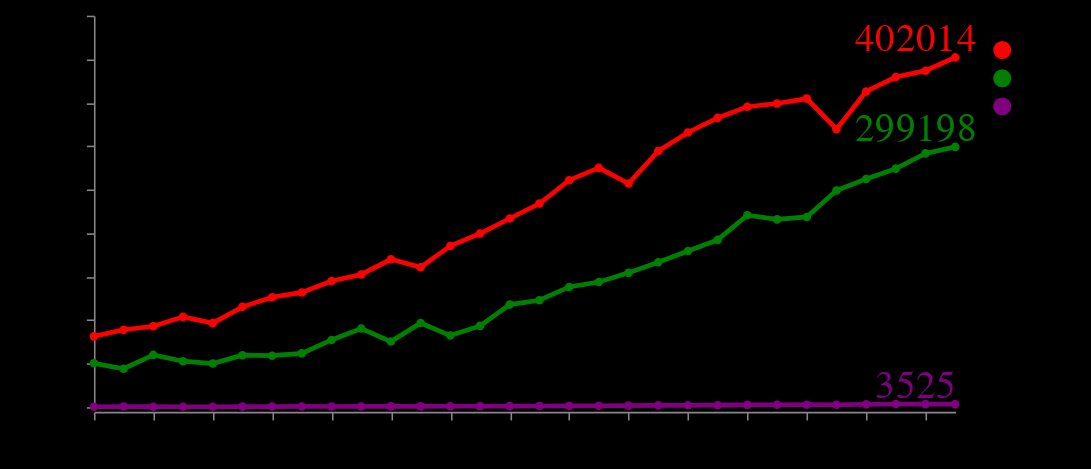

The cell this chart's notebook holds for it:
### Code cell
hover = alt.selection_single(on='mouseover')
scale = alt.Scale(domain=['Confirmed', 'Recovered', 'Deceased'],
                  range=['red', 'green', 'purple'])
line = alt.Chart(latest_30_df).mark_line(point=True, strokeWidth=3).encode(
    x=alt.X('Date:T', axis=alt.Axis(offset=3)),
    y='Count:Q',color=alt.Color('Cases:N',scale=scale),
    opacity=alt.condition(hover, alt.value(1.0), alt.value(0.5))
).properties(width=550,height=250,selection=hover)
text = alt.Chart(latest_30_df.query("Date == Date.max()")).mark_text(
    dx=-25,dy=-12, fontSize=25).encode(x='Date:T',
                                       y='Count:Q',
                                       text='Count:Q',color=alt.Color('Cases:N',scale=scale))
alt.layer(line,text,data = latest_30_df).configure(background='black').configure_axis(grid=False).configure_view(strokeWidth=0)

### Figure 1 — Vega-Lite specification as saved in the notebook (floating-point values rounded to 4 significant figures)
{"usermeta": {"embedOptions": {"theme": "dark"}}, "config": {"view": {"continuousWidth": 400, "continuousHeight": 300, "strokeWidth": 0}, "axis": {"grid": false}, "background": "black"}, "layer": [{"data": {"name": "data-419eb602e430b322c1a767a226438998"}, "mark": {"type": "line", "point": true, "strokeWidth": 3}, "encoding": {"color": {"type": "nominal", "field": "Cases", "scale": {"domain": ["Confirmed", "Recovered", "Deceased"], "range": ["red", "green", "purple"]}}, "opacity": {"condition": {"value": 1.0, "selection": "selector001"}, "value": 0.5}, "x": {"type": "temporal", "axis": {"offset": 3}, "field": "Date"}, "y": {"type": "quantitative", "field": "Count"}}, "height": 250, "selection": {"selector001": {"type": "single", "on": "mouseover"}}, "width": 550}, {"data": {"name": "data-0976897e996e4be08ab34c37eb294235"}, "mark": {"type": "text", "dx": -25, "dy": -12, "fontSize": 25}, "encoding": {"color": {"type": "nominal", "field": "Cases", "scale": {"domain": ["Confirmed", "Recovered", "Deceased"], "range": ["red", "green", "purple"]}}, "text": {"type": "quantitative", "field": "Count"}, "x": {"type": "temporal", "field": "Date"}, "y": {"type": "quantitative", "field": "Count"}}}], "data": {"name": "data-419eb602e430b322c1a767a226438998"}, "$schema": "https://vega.github.io/schema/vega-lite/v4.8.1.json", "datasets": {"data-419eb602e430b322c1a767a226438998": [{"Date": "2021-04-01T00:00:00", "Cases": "Confirmed", "Count": 81398}, {"Date": "2021-04-02T00:00:00", "Cases": "Confirmed", "Count": 89023}, {"Date": "2021-04-03T00:00:00", "Cases": "Confirmed", "Count": 92994}, {"Date": "2021-04-04T00:00:00", "Cases": "Confirmed", "Count": 103794}, {"Date": "2021-04-05T00:00:00", "Cases": "Confirmed", "Count": 96563}, {"Date": "2021-04-06T00:00:00", "Cases": "Confirmed", "Count": 115312}, {"Date": "2021-04-07T00:00:00", "Cases": "Confirmed", "Count": 126276}, {"Date": "2021-04-08T00:00:00", "Cases": "Confirmed", "Count": 131878}, {"Date": "2021-04-09T00:00:00", "Cases": "Confirmed", "Count": 144945}, {"Date": "2021-04-10T00:00:00", "Cases": "Confirmed", "Count": 152565}, {"Date": "2021-04-11T00:00:00", "Cases": "Confirmed", "Count": 169914}, {"Date": "2021-04-12T00:00:00", "Cases": "Confirmed", "Count": 160838}, {"Date": "2021-04-13T00:00:00", "Cases": "Confirmed", "Count": 185297}, {"Date": "2021-04-14T00:00:00", "Cases": "Confirmed", "Count": 199584}, {"Date": "2021-04-15T00:00:00", "Cases": "Confirmed", "Count": 216828}, {"Date": "2021-04-16T00:00:00", "Cases": "Confirmed", "Count": 234002}, {"Date": "2021-04-17T00:00:00", "Cases": "Confirmed", "Count": 260895}, {"Date": "2021-04-18T00:00:00", "Cases": "Confirmed", "Count": 275063}, {"Date": "2021-04-19T00:00:00", "Cases": "Confirmed", "Count": 257003}, {"Date": "2021-04-20T00:00:00", "Cases": "Confirmed", "Count": 294365}, {"Date": "2021-04-21T00:00:00", "Cases": "Confirmed", "Count": 315752}, {"Date": "2021-04-22T00:00:00", "Cases": "Confirmed", "Count": 332531}, {"Date": "2021-04-23T00:00:00", "Cases": "Confirmed", "Count": 345296}, {"Date": "2021-04-24T00:00:00", "Cases": "Confirmed", "Count": 348996}, {"Date": "2021-04-25T00:00:00", "Cases": "Confirmed", "Count": 354658}, {"Date": "2021-04-26T00:00:00", "Cases": "Confirmed", "Count": 319471}, {"Date": "2021-04-27T00:00:00", "Cases": "Confirmed", "Count": 362913}, {"Date": "2021-04-28T00:00:00", "Cases": "Confirmed", "Count": 379404}, {"Date": "2021-04-29T00:00:00", "Cases": "Confirmed", "Count": 386773}, {"Date": "2021-04-30T00:00:00", "Cases": "Confirmed", "Count": 402014}, {"Date": "2021-04-01T00:00:00", "Cases": "Recovered", "Count": 50384}, {"Date": "2021-04-02T00:00:00", "Cases": "Recovered", "Count": 44179}, {"Date": "2021-04-03T00:00:00", "Cases": "Recovered", "Count": 60059}, {"Date": "2021-04-04T00:00:00", "Cases": "Recovered", "Count": 52840}, {"Date": "2021-04-05T00:00:00", "Cases": "Recovered", "Count": 50100}, {"Date": "2021-04-06T00:00:00", "Cases": "Recovered", "Count": 59714}, {"Date": "2021-04-07T00:00:00", "Cases": "Recovered", "Count": 59137}, {"Date": "2021-04-08T00:00:00", "Cases": "Recovered", "Count": 61829}, {"Date": "2021-04-09T00:00:00", "Cases": "Recovered", "Count": 77263}, {"Date": "2021-04-10T00:00:00", "Cases": "Recovered", "Count": 90328}, {"Date": "2021-04-11T00:00:00", "Cases": "Recovered", "Count": 75380}, {"Date": "2021-04-12T00:00:00", "Cases": "Recovered", "Count": 96746}, {"Date": "2021-04-13T00:00:00", "Cases": "Recovered", "Count": 82271}, {"Date": "2021-04-14T00:00:00", "Cases": "Recovered", "Count": 93425}, {"Date": "2021-04-15T00:00:00", "Cases": "Recovered", "Count": 117897}, {"Date": "2021-04-16T00:00:00", "Cases": "Recovered", "Count": 122886}, {"Date": "2021-04-17T00:00:00", "Cases": "Recovered", "Count": 138209}, {"Date": "2021-04-18T00:00:00", "Cases": "Recovered", "Count": 143839}, {"Date": "2021-04-19T00:00:00", "Cases": "Recovered", "Count": 154357}, {"Date": "2021-04-20T00:00:00", "Cases": "Recovered", "Count": 166656}, {"Date": "2021-04-21T00:00:00", "Cases": "Recovered", "Count": 179434}, {"Date": "2021-04-22T00:00:00", "Cases": "Recovered", "Count": 192317}, {"Date": "2021-04-23T00:00:00", "Cases": "Recovered", "Count": 220545}, {"Date": "2021-04-24T00:00:00", "Cases": "Recovered", "Count": 215809}, {"Date": "2021-04-25T00:00:00", "Cases": "Recovered", "Count": 218626}, {"Date": "2021-04-26T00:00:00", "Cases": "Recovered", "Count": 249009}, {"Date": "2021-04-27T00:00:00", "Cases": "Recovered", "Count": 262349}, {"Date": "2021-04-28T00:00:00", "Cases": "Recovered", "Count": 274171}, {"Date": "2021-04-29T00:00:00", "Cases": "Recovered", "Count": 291727}, {"Date": "2021-04-30T00:00:00", "Cases": "Recovered", "Count": 299198}, {"Date": "2021-04-01T00:00:00", "Cases": "Deceased", "Count": 468}, {"Date": "2021-04-02T00:00:00", "Cases": "Deceased", "Count": 713}, {"Date": "2021-04-03T00:00:00", "Cases": "Deceased", "Count": 514}, {"Date": "2021-04-04T00:00:00", "Cases": "Deceased", "Count": 477}, {"Date": "2021-04-05T00:00:00", "Cases": "Deceased", "Count": 446}, {"Date": "2021-04-06T00:00:00", "Cases": "Deceased", "Count": 630}, {"Date": "2021-04-07T00:00:00", "Cases": "Deceased", "Count": 684}, {"Date": "2021-04-08T00:00:00", "Cases": "Deceased", "Count": 802}, {"Date": "2021-04-09T00:00:00", "Cases": "Deceased", "Count": 773}, {"Date": "2021-04-10T00:00:00", "Cases": "Deceased", "Count": 838}, {"Date": "2021-04-11T00:00:00", "Cases": "Deceased", "Count": 904}, {"Date": "2021-04-12T00:00:00", "Cases": "Deceased", "Count": 880}, {"Date": "2021-04-13T00:00:00", "Cases": "Deceased", "Count": 1026}, {"Date": "2021-04-14T00:00:00", "Cases": "Deceased", "Count": 1038}, {"Date": "2021-04-15T00:00:00", "Cases": "Deceased", "Count": 1184}, {"Date": "2021-04-16T00:00:00", "Cases": "Deceased", "Count": 1338}, {"Date": "2021-04-17T00:00:00", "Cases": "Deceased", "Count": 1498}, {"Date": "2021-04-18T00:00:00", "Cases": "Deceased", "Count": 1620}, {"Date": "2021-04-19T00:00:00", "Cases": "Deceased", "Count": 1757}, {"Date": "2021-04-20T00:00:00", "Cases": "Deceased", "Count": 2021}, {"Date": "2021-04-21T00:00:00", "Cases": "Deceased", "Count": 2101}, {"Date": "2021-04-22T00:00:00", "Cases": "Deceased", "Count": 2257}, {"Date": "2021-04-23T00:00:00", "Cases": "Deceased", "Count": 2620}, {"Date": "2021-04-24T00:00:00", "Cases": "Deceased", "Count": 2761}, {"Date": "2021-04-25T00:00:00", "Cases": "Deceased", "Count": 2808}, {"Date": "2021-04-26T00:00:00", "Cases": "Deceased", "Count": 2762}, {"Date": "2021-04-27T00:00:00", "Cases": "Deceased", "Count": 3286}, {"Date": "2021-04-28T00:00:00", "Cases": "Deceased", "Count": 3646}, {"Date": "2021-04-29T00:00:00", "Cases": "Deceased", "Count": 3502}, {"Date": "2021-04-30T00:00:00", "Cases": "Deceased", "Count": 3525}], "data-0976897e996e4be08ab34c37eb294235": [{"Date": "2021-04-30T00:00:00", "Cases": "Confirmed", "Count": 402014}, {"Date": "2021-04-30T00:00:00", "Cases": "Recovered", "Count": 299198}, {"Date": "2021-04-30T00:00:00", "Cases": "Deceased", "Count": 3525}]}}
